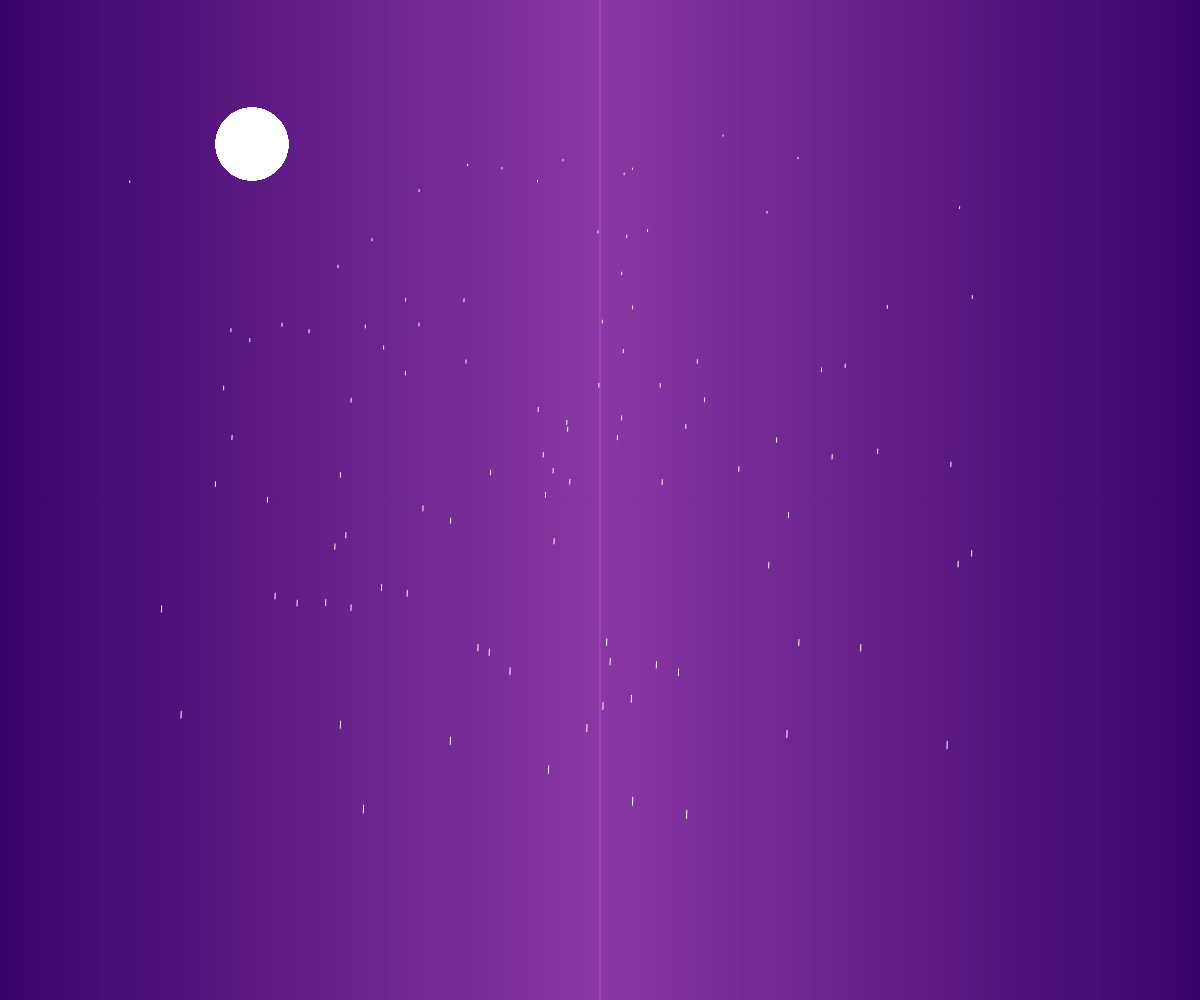
Frame 1 (no input)
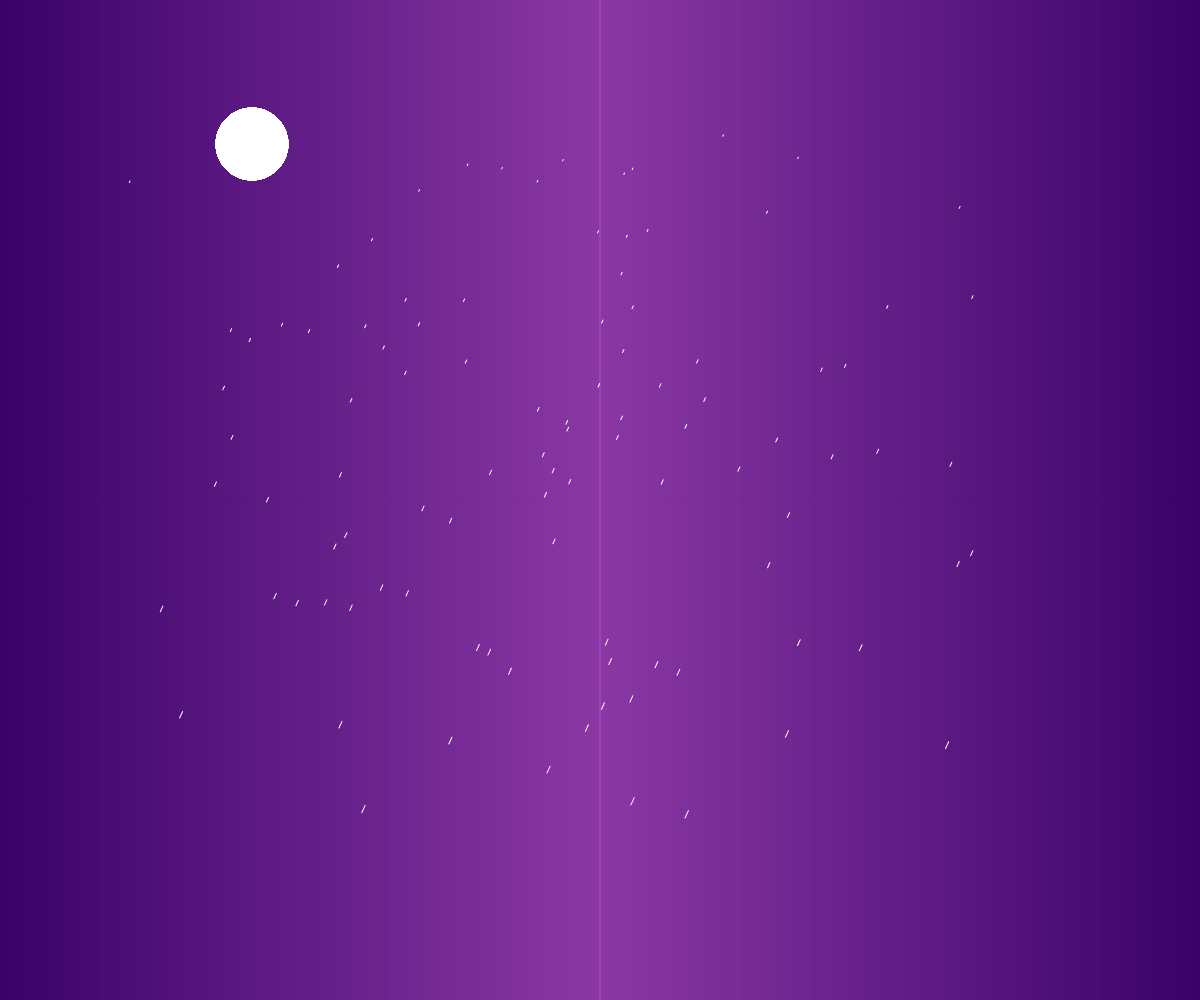
Frame 60 (no input)
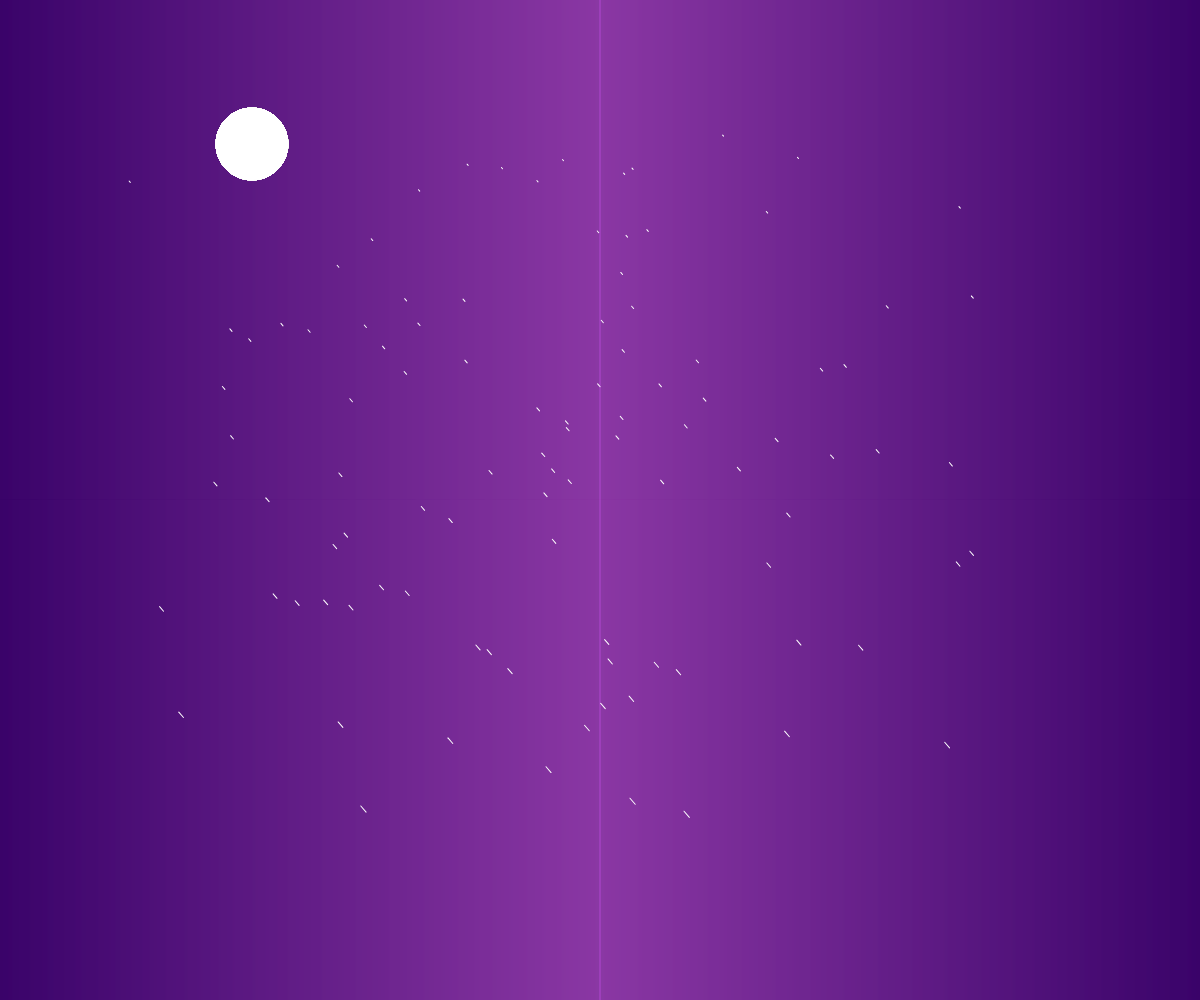
Frame 120 (the mouse pressed at the canvas centre since frame 60)

The p5.js sketch that drew these frames (run headless with seeded random() and noise() and a simulated clock; from frame 60 on, the mouse is pressed at the canvas centre):

// p5.js sketch
// ── sketch.js
let isVertical = true;
// Constants
const Y_AXIS = 1;
const X_AXIS = 2;
let c1, c2;

function setup() {
  // put setup code here
  createCanvas(windowWidth, windowHeight);
  c1 = color(70, 0, 131);
  c2 = color(177, 70, 209);
}

function draw() {
  // put drawing code here
  background(25, 14, 30);
  stroke(255);

  setGradient(0, 0, width / 2, height, c1, c2, X_AXIS);
  setGradient(width / 2, 0, width / 2, height, c2, c1, X_AXIS);


  let counter = 0;
  while (counter < 100) {
    mouliStar(noise(1, counter) * width,
      noise(2, counter) * height,
      noise(2, counter) * 10,
      noise(2, counter) * 10)
      ;
    counter++;
  }
}


function mouliStar(x, y, w, h) {
  stroke(255);
  fill(255);
  ellipse(252, 144, 72, 72);
  push();
  translate(x, y)
  rotate(millis() / 500)

  if (frameCount % 3 == 0) {
    line(-w / 2, 0, w / 2, 0);//LIGNE VERTICALE
    
  } else {

    line(0, -h / 2, 0, h / 2);
    //LIGNE HORIZONTALE
  }

  pop();


}



function setGradient(x, y, w, h, c1, c2, axis) {
  noFill();

  if (axis === Y_AXIS) {
    // Top to bottom gradient
    for (let i = y; i <= y + h; i++) {
      let inter = map(i, y, y + h, 0, 1);
      let c = lerpColor(c1, c2, inter);
      stroke(c);
      line(x, i, x + w, i);
    }
  } else if (axis === X_AXIS) {
    // Left to right gradient
    for (let i = x; i <= x + w; i++) {
      let inter = map(i, x, x + w, 0, 1);
      let c = lerpColor(c1, c2, inter);
      stroke(c);
      line(i, y, i, y + h);
    }
  }
}
